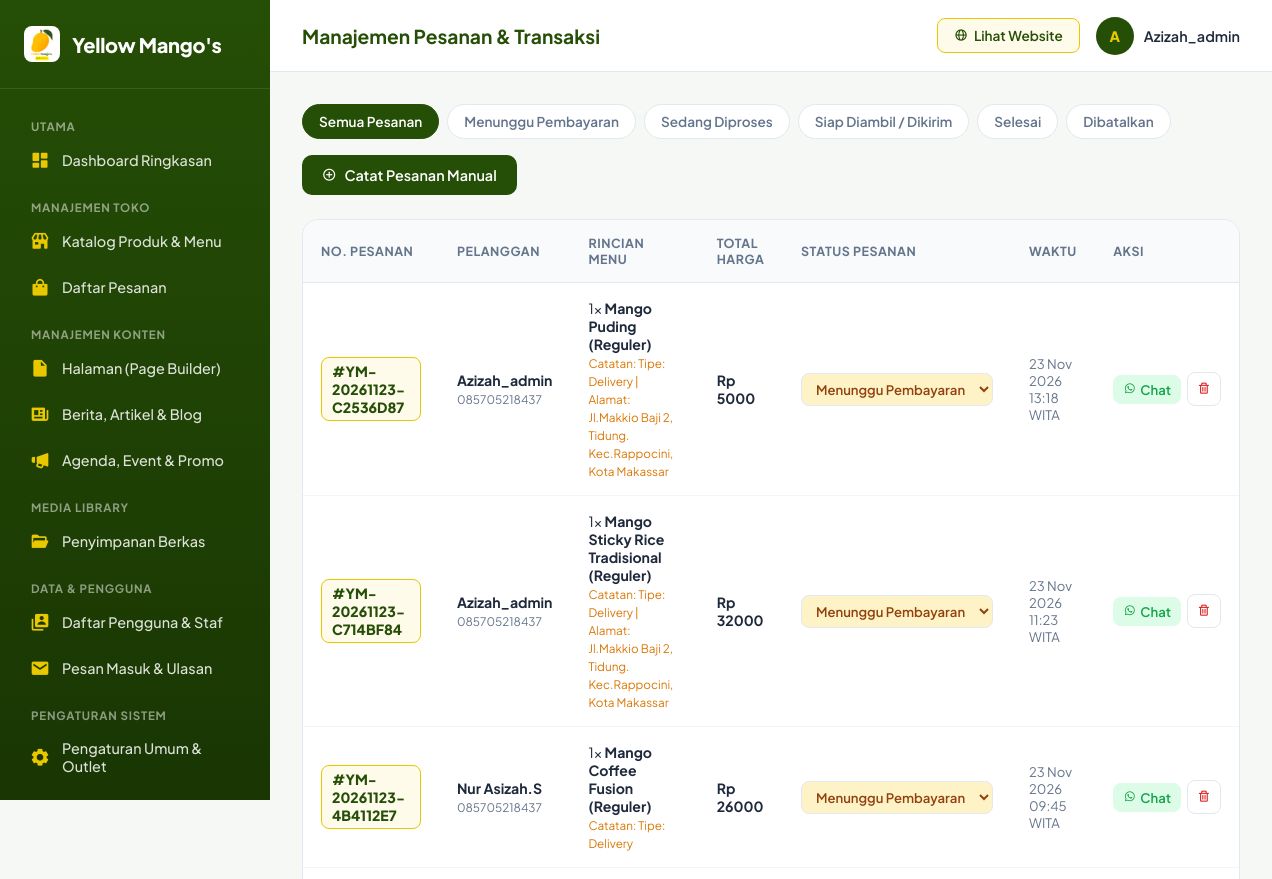
Before: /dashboard/pesanan/ (signed in, upper part) with the older database file.
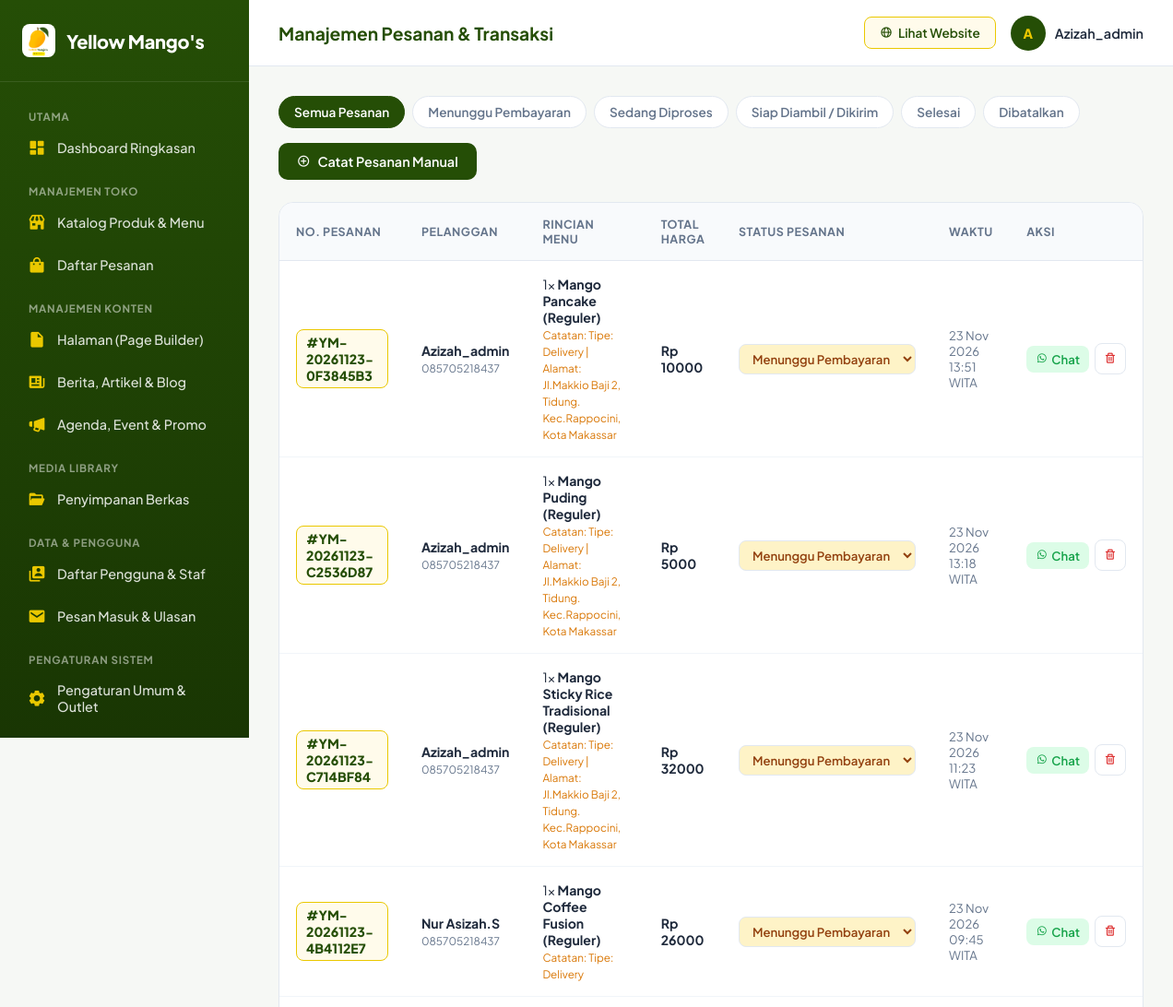
After: the same page with the newer database file.
### store/models.py (models this page shows, shortened)
class Order(models.Model):
    STATUS_CHOICES = [
        ('PENDING', 'Menunggu Pembayaran'),
        ('PROCESSING', 'Sedang Diproses'),
        ('READY', 'Siap Diambil / Dikirim'),
        ('COMPLETED', 'Selesai'),
        ('CANCELLED', 'Dibatalkan'),
    ]
    order_number = models.CharField(max_length=30, unique=True, verbose_name="Nomor Pesanan")
    customer = models.ForeignKey(User, on_delete=models.SET_NULL, null=True, blank=True, related_name='orders')
    customer_name = models.CharField(max_length=150, verbose_name="Nama Pemesan")
    customer_phone = models.CharField(max_length=25, verbose_name="Nomor WhatsApp/HP")
    notes = models.TextField(blank=True, null=True, verbose_name="Catatan Pesanan")
    total_amount = models.PositiveIntegerField(default=0, verbose_name="Total Harga (Rp)")
    status = models.CharField(max_length=20, choices=STATUS_CHOICES, default='PENDING', verbose_name="Status Pesanan")
    payment_status = models.CharField(max_length=20, default='UNPAID', db_index=True)
    midtrans_token = models.CharField(max_length=100, blank=True)
    midtrans_redirect_url = models.URLField(blank=True)
    midtrans_transaction_id = models.CharField(max_length=100, blank=True)
    payment_type = models.CharField(max_length=40, blank=True)
    created_at = models.DateTimeField(auto_now_add=True)
    updated_at = models.DateTimeField(auto_now=True)
    class Meta:
        verbose_name = "Pesanan"
        verbose_name_plural = "Daftar Pesanan"
        ordering = ['-created_at']

class OrderItem(models.Model):
    order = models.ForeignKey(Order, on_delete=models.CASCADE, related_name='items')
    product = models.ForeignKey(Product, on_delete=models.SET_NULL, null=True)
    product_name = models.CharField(max_length=150)
    price = models.PositiveIntegerField()
    quantity = models.PositiveIntegerField(default=1)

### store/views.py (the view, shortened to what this page needs)
# urls.py: path('dashboard/pesanan/', views.admin_orders, name='admin_orders'),
@login_required(login_url='/custom-admin-login/')
def admin_orders(request):
    status_filter = request.GET.get('status', 'ALL')
    if status_filter != 'ALL':
        orders = Order.objects.filter(status=status_filter).prefetch_related('items')
    else:
        orders = Order.objects.all().prefetch_related('items')
    context = {
        'orders': orders,
        'status_choices': Order.STATUS_CHOICES,
        'status_filter': status_filter,
        'products': Product.objects.filter(is_available=True),
    }
    return render(request, 'store/admin_panel/orders.html', context)

### store/context_processors.py (called while the page is built)
def cart_and_settings(request):
    cart = request.session.get('cart', {})
    cart_count = 0
    cart_total = 0
    if isinstance(cart, dict):
        for item in cart.values():
            if isinstance(item, dict):
                qty = int(item.get('quantity', 1))
                cart_count += qty
                cart_total += int(float(item.get('subtotal', item.get('price', 0) * qty)))
    try:
        site_setting = SiteSetting.objects.first()
    except Exception:
        site_setting = None
    return {
        'cart': cart,
        'cart_count': cart_count,
        'cart_total': cart_total,
        'site_setting': site_setting,
    }

### templates/store/admin_panel/orders.html (shortened to what this page needs)
{% extends 'store/admin_panel/admin_base.html' %}
{% block page_title %}Manajemen Pesanan & Transaksi{% endblock %}
{% block content %}
<div class="top-action-bar">
    <div class="filter-tabs">
        <a href="?status=ALL" class="filter-btn {% if status_filter == 'ALL' %}active{% endif %}">Semua Pesanan</a>
        {% for val, label in status_choices %}
            <a href="?status={{ val }}" class="filter-btn {% if status_filter == val %}active{% endif %}">{{ label }}</a>
        {% endfor %}
    </div>
    <button class="btn-primary-mango" onclick="document.getElementById('orderModal').style.display='flex'">
        <i class='bx bx-plus-circle'></i> Catat Pesanan Manual
    </button>
</div>
<div class="table-card">
    <table>
        <thead>
            <tr>
                <th>No. Pesanan</th>
                <th>Pelanggan</th>
                <th>Rincian Menu</th>
                <th>Total Harga</th>
                <th>Status Pesanan</th>
                <th>Waktu</th>
                <th>Aksi</th>
            </tr>
        </thead>
        <tbody>
            {% for order in orders %}
            <tr>
                <td><span class="order-code">#{{ order.order_number }}</span></td>
                <td>
                    <strong>{{ order.customer_name }}</strong><br>
                    <small style="color: var(--text-muted);">{{ order.customer_phone }}</small>
                </td>
                <td>
                    {% for item in order.items.all %}
                        <div>{{ item.quantity }}x <strong>{{ item.product_name }}</strong></div>
                    {% empty %}
                        <span style="color:#94A3B8;">-</span>
                    {% endfor %}
                    {% if order.notes %}
                        <small style="color:#D97706;">Catatan: {{ order.notes }}</small>
                    {% endif %}
                </td>
                <td><strong>Rp {{ order.total_amount }}</strong></td>
                <td>
                    <form method="POST">
                        <select name="status" class="status-select status-{{ order.status }}" onchange="this.form.submit()">
                            {% for val, label in status_choices %}
                                <option value="{{ val }}" {% if order.status == val %}selected{% endif %}>{{ label }}</option>
                            {% endfor %}
                        </select>
                    </form>
                </td>
                <td style="font-size:0.82rem; color: var(--text-muted);">
                    {{ order.created_at|date:"d M Y" }}<br>
                    {{ order.created_at|date:"H:i" }} WITA
                </td>
                <td>
                    <div style="display:flex; gap:6px; align-items:center;">
                        <a href="https://wa.me/{{ order.customer_phone }}" target="_blank" class="btn-wa" title="Hubungi via WhatsApp">
                            <i class='bx bxl-whatsapp'></i> Chat
                        </a>
                        <form method="POST" onsubmit="return confirm('Hapus pesanan #{{ order.order_number }}?');" style="display:inline;">
                            <button type="submit" class="btn-del" title="Hapus Pesanan">
                                <i class='bx bx-trash'></i>
                            </button>
                        </form>
                    </div>
                </td>
            </tr>
            {% empty %}
            <tr>
                <td colspan="7" style="text-align:center; padding: 40px; color: var(--text-muted);">
                    Belum ada pesanan masuk pada kategori ini.
                </td>
            </tr>
            {% endfor %}
        </tbody>
    </table>
</div>
{% endblock %}

Changed rows visible on the page:
added Order: order_number "YM-20261123-0F3845B3", customer_name "Azizah_admin", customer_phone "085705218437", notes "Tipe: Delivery | Alamat: Jl.Makkio Baji 2, Tidung. Kec.Rappocini, Kota Makassar", total_amount "10000", status "Menunggu Pembayaran", created_at "23 Nov 2026", created_at "13:51"
added OrderItem: quantity "1", product_name "Mango Pancake (Reguler)", shown under "YM-20261123-0F3845B3"
